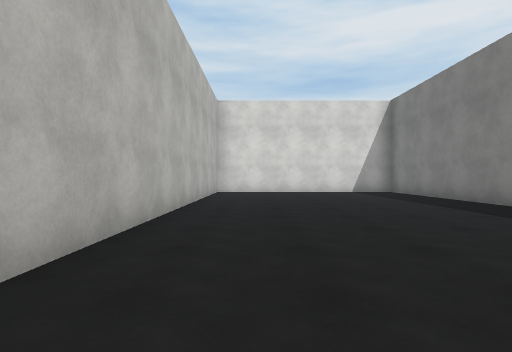
view 1 (above)

21 first-person views from a walk through a scene from a Unity 3-D project. The camera is 1.2 m above the floor, looks level and sees 80° across. The floor is counted in squares, 2 m on a side. Each view is taken from the middle of a square. On the plan, view 1 faces up. The plan holds only what a view shows up to about 9 squares ahead; the rest is blank. The place goes on beyond the plan. The player is left out. Surface patterns are stand-ins for the level's own textures.

view 2
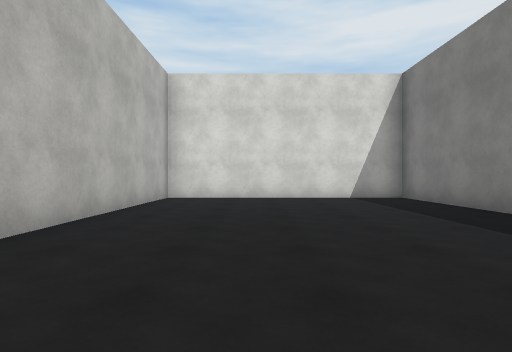

view 3
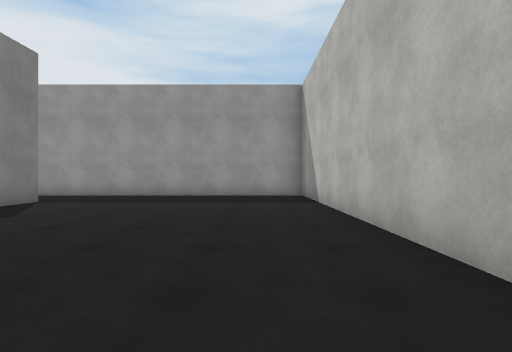

view 4
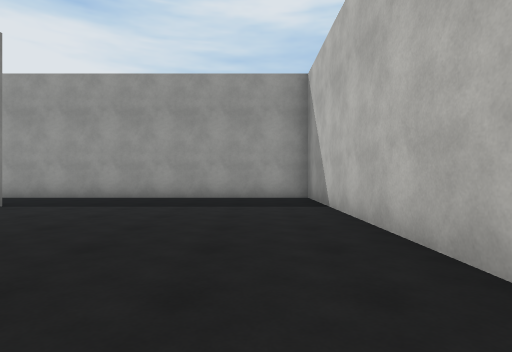

view 5
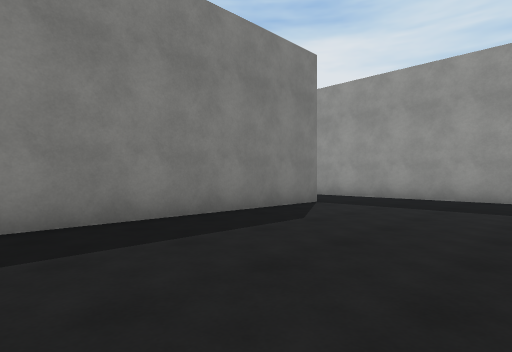

view 6
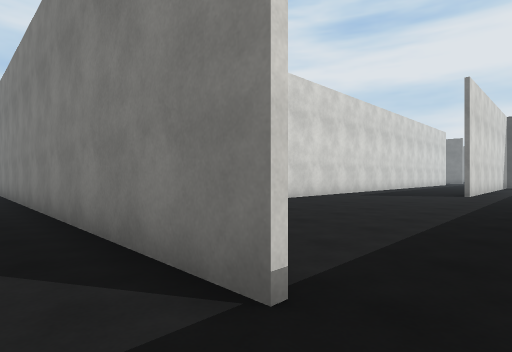

view 7
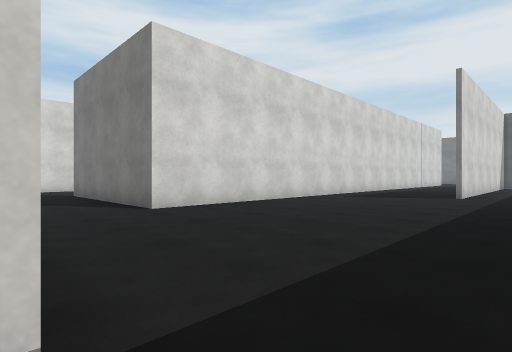

view 8
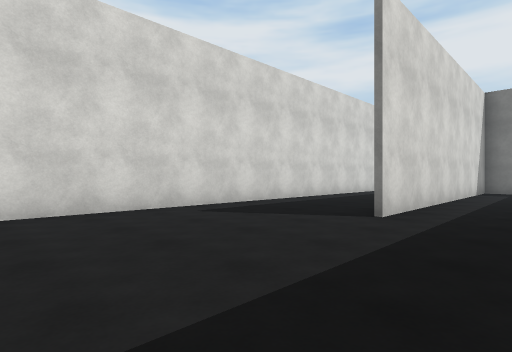

view 9
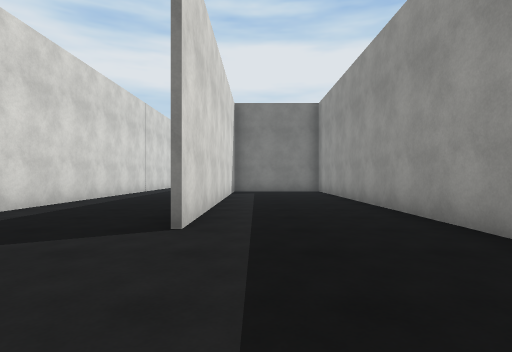

view 10
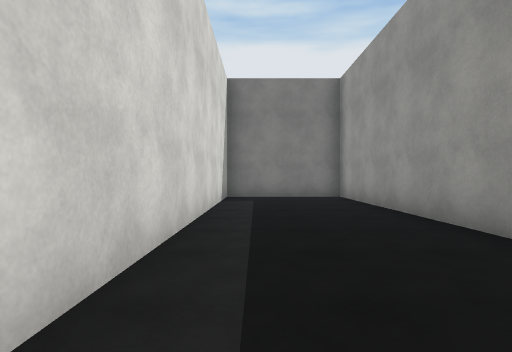

view 11
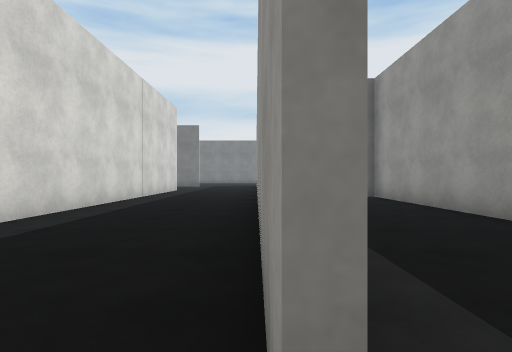

view 12
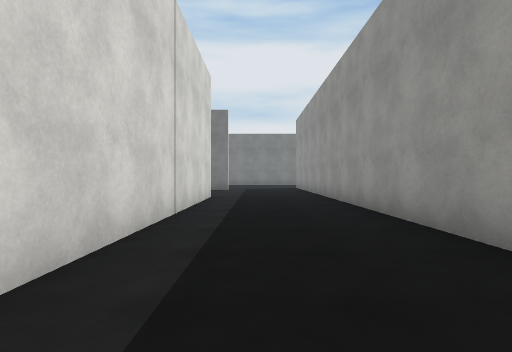

view 13
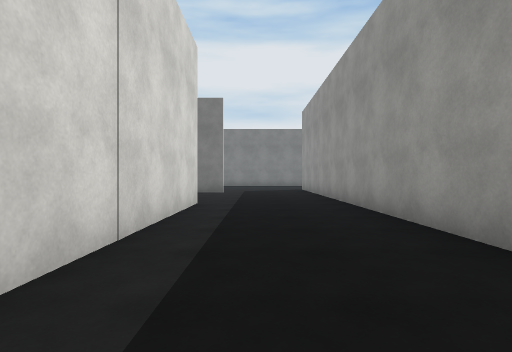

view 14
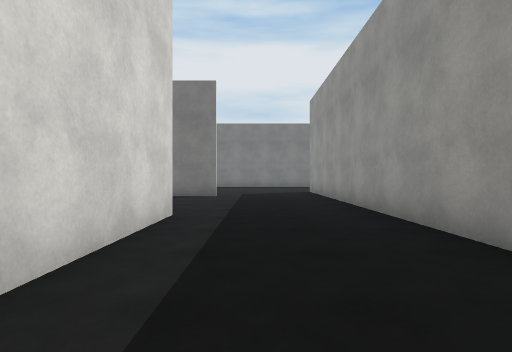

view 15
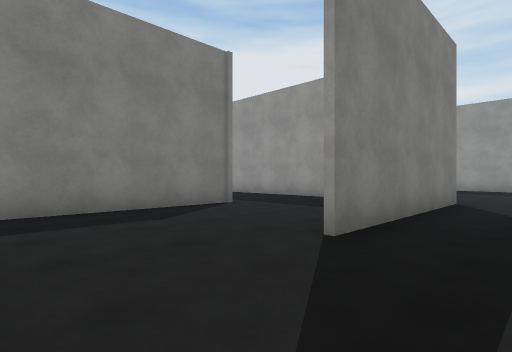

view 16
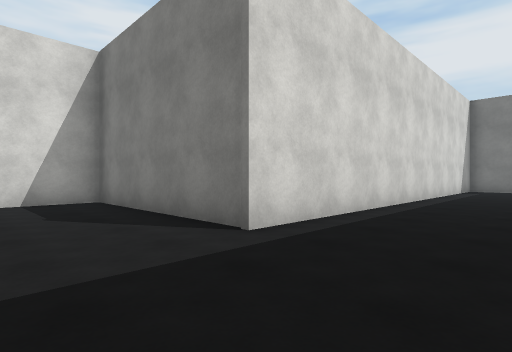

view 17
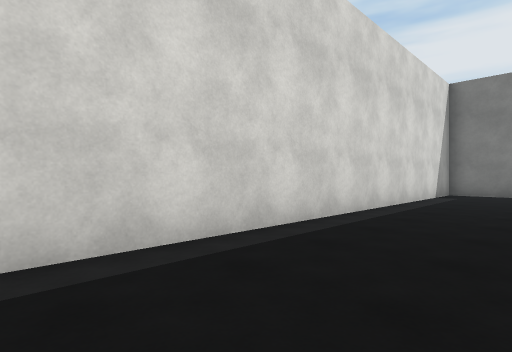

view 18
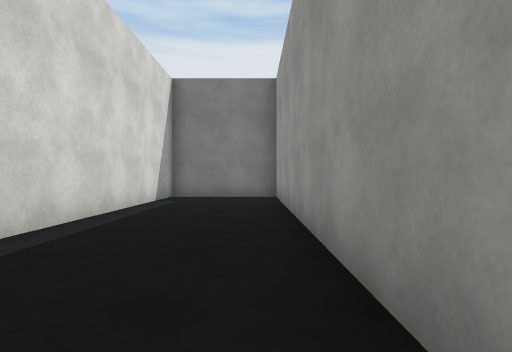

view 19
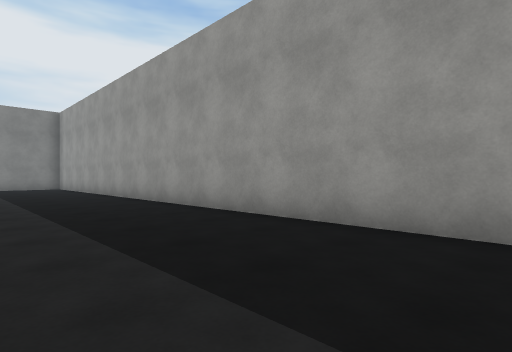

view 20
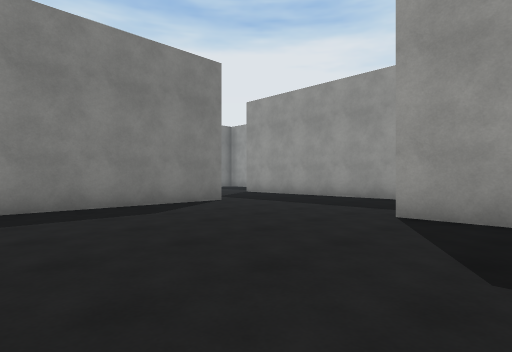

view 21
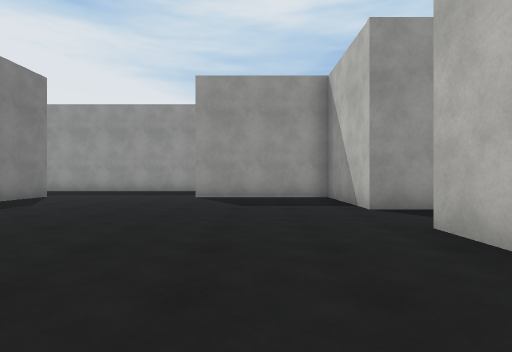

### Floor plan
Ten units are one square. View 1 is at (0, 0); x grows to the right and y downward. Boxes are objects, and circles mark ways between rooms. Rooms are numbered by the first view taken in them; rooms with no view inside come last. Other rooms are left out.
<svg viewBox="-19 -145 334 184">
<path fill="none" stroke="#000" d="M50 11 50 -114 -14 -114 -14 34 56 34M144 0 176 0M192 0 266 0M114 -84 114 -114 96 -114M56 34 228 34 228 2 144 2M268 -33 76 -33 76 -84M146 -34 225 -34M228 -32 228 -64 114 -64 114 -84M230 -96 230 -85M230 -66 230 -34 268 -34M310 -31 310 -75M266 0 310 0"/>
<circle cx="50" cy="20" r="3" fill="#2a7"/>
<circle cx="95" cy="-75" r="3" fill="#2a7"/>
<circle cx="270" cy="-15" r="3" fill="#2a7"/>
<text x="20" y="-40">1</text>
<text x="130" y="-20">2</text>
<text x="150" y="-50">3</text>
<text x="240" y="-140">4</text>
</svg>
Room 1 opens to room 2. Room 2 opens to room 3. Room 2 opens to room 4.

Where each view was taken, in squares from view 1:
view 1: 0 up, 0 right, facing up
view 2: 3 up, 1 right, facing up
view 3: 6 up, 0 right, facing down
view 4: 5 up, 0 right, facing down
view 5: 5 up, 1 right, facing down-right
view 6: 2 down, 4 right, facing up-right
view 7: 2 down, 5 right, facing up-right
view 8: 2 down, 10 right, facing up-right
view 9: 1 down, 11 right, facing right
view 10: 1 down, 14 right, facing right
view 11: 0 up, 14 right, facing right
view 12: 2 up, 18 right, facing right
view 13: 2 up, 20 right, facing right
view 14: 2 up, 22 right, facing right
view 15: 11 up, 6 right, facing down-right
view 16: 4 up, 9 right, facing up-right
view 17: 4 up, 12 right, facing up-right
view 18: 4 up, 14 right, facing right
view 19: 0 up, 7 right, facing down-right
view 20: 8 up, 25 right, facing down-right
view 21: 12 up, 25 right, facing down
